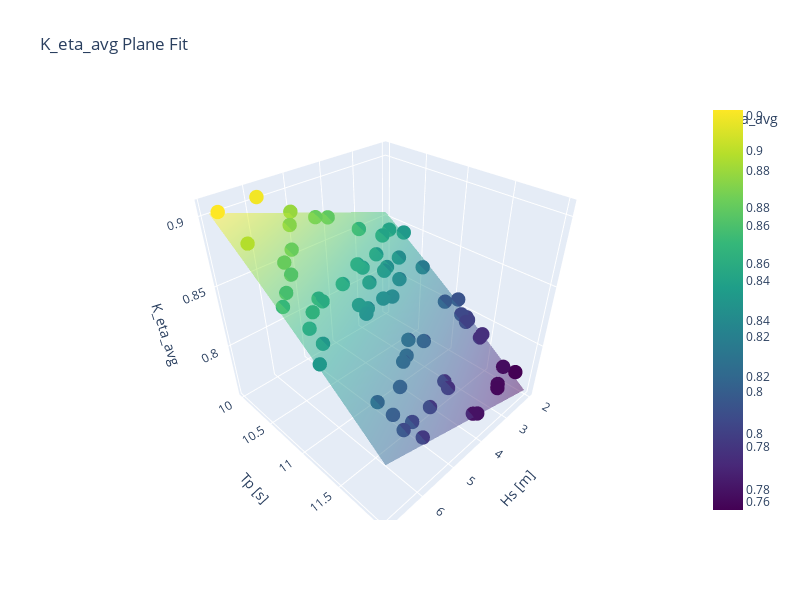

Notebook code for this chart:
### Code cell
import numpy as np
import plotly.graph_objects as go
from sklearn.linear_model import LinearRegression

# Trim inputs
Hs_trim = Hs[:len(K_eta_avg)]
Tp_trim = Tp[:len(K_eta_avg)]
K_trim = K_eta_avg

# Prepare input for regression
X = np.column_stack((Hs_trim, Tp_trim**2))  # shape (n_samples, 2)
y = K_trim

# Fit linear regression plane: K ≈ a*Hs + b*Tp + c
model = LinearRegression().fit(X, y)
a, b = model.coef_
c = model.intercept_

# Generate meshgrid for the plane
Hs_range = np.linspace(min(Hs_trim), max(Hs_trim), 30)
Tp_range = np.linspace(min(Tp_trim), max(Tp_trim), 30)
Hs_grid, Tp_grid = np.meshgrid(Hs_range, Tp_range)

# Interpolated K values from plane equation
K_grid = a * Hs_grid + b * Tp_grid**2 + c

plt.plot(a * Hs + b * Tp**2 + c - K_eta_avg, "o")
plt.show()

print(a, b, c)

fig = go.Figure()

# Original points
fig.add_trace(go.Scatter3d(
    x=Hs_trim,
    y=Tp_trim,
    z=K_trim,
    mode='markers',
    marker=dict(size=5, color=K_trim, colorscale='Viridis', colorbar=dict(title='K_eta_avg')),
    name='Data'
))

# Fitted surface
fig.add_trace(go.Surface(
    x=Hs_range,
    y=Tp_range,
    z=K_grid,
    colorscale='Viridis',
    opacity=0.5,
    name='Interpolated Plane'
))

fig.update_layout(
    scene=dict(
        xaxis_title='Hs [m]',
        yaxis_title='Tp [s]',
        zaxis_title='K_eta_avg'
    ),
    title='K_eta_avg Plane Fit',
    width=800,
    height=600
)

fig.show()

### Figure 1 — Plotly figure (JSON) as saved in the notebook; plotly's stock layout.template omitted (floating-point values rounded to 4 significant figures; data arrays with more than 128 entries replaced by an {"elided": "..."} marker saying what was removed)
{"data": [{"marker": {"color": [0.8274, 0.7909, 0.8073, 0.8352, 0.8306, 0.8281, 0.8036, 0.8814, 0.8438, 0.8376, 0.7953, 0.7757, 0.8315, 0.8332, 0.803, 0.906, 0.773, 0.8015, 0.839, 0.8432, 0.8544, 0.8107, 0.8388, 0.8166, 0.7762, 0.8003, 0.8908, 0.8498, 0.7796, 0.7918, 0.7939, 0.8588, 0.846, 0.8482, 0.7991, 0.8849, 0.7954, 0.807, 0.8749, 0.8497, 0.8115, 0.8724, 0.7777, 0.8407, 0.8484, 0.849, 0.9038, 0.7791, 0.8451, 0.8553, 0.8664, 0.8082, 0.8142, 0.7912, 0.8582, 0.7988, 0.8618, 0.8027, 0.8443, 0.8748, 0.8695, 0.8378, 0.8745, 0.8115], "colorbar": {"title": {"text": "K_eta_avg"}}, "colorscale": [[0, "#440154"], [0.1111, "#482878"], [0.2222, "#3e4989"], [0.3333, "#31688e"], [0.4444, "#26828e"], [0.5556, "#1f9e89"], [0.6667, "#35b779"], [0.7778, "#6ece58"], [0.8889, "#b5de2b"], [1, "#fde725"]], "size": 5}, "mode": "markers", "name": "Data", "type": "scatter3d", "x": [2.32, 2.176, 2.036, 4.817, 3.28, 3.86, 5.958, 5.312, 6.903, 2.816, 5.082, 3.028, 4.183, 4.918, 6.077, 6.877, 2.172, 5.78, 3.588, 6.475, 5.893, 2.481, 3.411, 6.221, 2.922, 2.237, 6.716, 2.81, 4.182, 4.286, 4.24, 3.382, 4.113, 4.179, 2.356, 5.034, 5.789, 5.384, 4.397, 2.447, 4.893, 4.088, 2.379, 4.257, 6.491, 5.005, 5.867, 4.098, 3.406, 5.916, 6.55, 3.954, 4.355, 2.334, 6.372, 2.239, 6.756, 2.323, 2.046, 5.726, 6.176, 4.948, 6.142, 4.699], "y": [10.67, 11.45, 11.07, 10.92, 10.7, 10.84, 11.69, 10.14, 11.31, 10.51, 11.78, 11.91, 10.85, 10.94, 11.85, 10.14, 11.89, 11.83, 10.62, 11.13, 10.85, 11.04, 10.58, 11.63, 11.88, 11.26, 10.4, 10.27, 11.97, 11.71, 11.65, 10.17, 10.54, 10.5, 11.29, 10.0, 11.95, 11.54, 10.02, 10.22, 11.39, 10.05, 11.79, 10.7, 10.98, 10.68, 10.04, 11.99, 10.43, 10.81, 10.75, 11.29, 11.24, 11.47, 10.97, 11.28, 10.81, 11.21, 10.28, 10.38, 10.61, 10.86, 10.51, 11.35], "z": [0.8274, 0.7909, 0.8073, 0.8352, 0.8306, 0.8281, 0.8036, 0.8814, 0.8438, 0.8376, 0.7953, 0.7757, 0.8315, 0.8332, 0.803, 0.906, 0.773, 0.8015, 0.839, 0.8432, 0.8544, 0.8107, 0.8388, 0.8166, 0.7762, 0.8003, 0.8908, 0.8498, 0.7796, 0.7918, 0.7939, 0.8588, 0.846, 0.8482, 0.7991, 0.8849, 0.7954, 0.807, 0.8749, 0.8497, 0.8115, 0.8724, 0.7777, 0.8407, 0.8484, 0.849, 0.9038, 0.7791, 0.8451, 0.8553, 0.8664, 0.8082, 0.8142, 0.7912, 0.8582, 0.7988, 0.8618, 0.8027, 0.8443, 0.8748, 0.8695, 0.8378, 0.8745, 0.8115]}, {"colorscale": [[0, "#440154"], [0.1111, "#482878"], [0.2222, "#3e4989"], [0.3333, "#31688e"], [0.4444, "#26828e"], [0.5556, "#1f9e89"], [0.6667, "#35b779"], [0.7778, "#6ece58"], [0.8889, "#b5de2b"], [1, "#fde725"]], "name": "Interpolated Plane", "opacity": 0.5, "type": "surface", "x": [2.036, 2.204, 2.372, 2.54, 2.708, 2.875, 3.043, 3.211, 3.379, 3.547, 3.714, 3.882, 4.05, 4.218, 4.386, 4.553, 4.721, 4.889, 5.057, 5.225, 5.392, 5.56, 5.728, 5.896, 6.064, 6.231, 6.399, 6.567, 6.735, 6.903], "y": [10.0, 10.07, 10.14, 10.21, 10.28, 10.35, 10.42, 10.48, 10.55, 10.62, 10.69, 10.76, 10.83, 10.9, 10.96, 11.03, 11.1, 11.17, 11.24, 11.31, 11.38, 11.44, 11.51, 11.58, 11.65, 11.72, 11.79, 11.86, 11.92, 11.99], "z": {"elided": "30x30 float values"}}], "layout": {"height": 600, "scene": {"xaxis": {"title": {"text": "Hs [m]"}}, "yaxis": {"title": {"text": "Tp [s]"}}, "zaxis": {"title": {"text": "K_eta_avg"}}}, "title": {"text": "K_eta_avg Plane Fit"}, "width": 800}}
